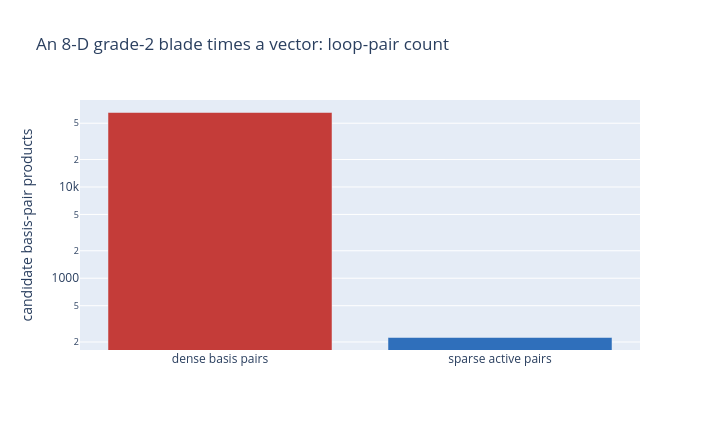

The code cell stored with this chart in its notebook:
### Markdown cell above
## How Choices Influence Later Algorithms

The rest of Part III depends on the choices introduced here. Chapter 19 benefits from the bit-mask view because products of basis blades become Boolean-looking operations plus metric factors. Chapter 20 benefits from a linear coordinate view because many operations distribute over sums. Chapter 21 needs access to coordinates and grades because nonlinear operations such as meet, join, inverse, and factorization are not just matrix multiplication. Chapter 22 specializes the structure so applications can keep the geometric language without paying an unnecessary generality tax.

The small cost model below compares two multiplication loops in an 8-dimensional Euclidean algebra. A dense loop touches all possible basis-blade pairs. A sparse loop touches only active terms. For a random grade-2 blade multiplied by a vector, the sparse pair count is tiny compared with the dense pair count. That does not mean sparse is always faster in real software; memory layout, branch prediction, specialization, and generated code matter. It does show why representation should be chosen with the expected algorithm in mind.

### Code cell
ga8 = OrthonormalAlgebra(tuple([1] * 8))
vectors8 = rng.normal(size=(2, 8))
blade8 = ga8.sparse_to_dense(wedge_vectors(vectors8))
vector8 = ga8.vector(rng.normal(size=8))
product_profile = operation_profile(ga8, blade8, vector8)

policy_rows = [
    {
        "situation": "small fixed algebra with many mixed-grade operations",
        "likely_representation": "specialized dense coordinates",
    },
    {
        "situation": "structured blades or versors with few active terms",
        "likely_representation": "sparse coordinates or generated sparse kernels",
    },
    {
        "situation": "high-dimensional blades manipulated as spans",
        "likely_representation": "factored blade representation",
    },
    {
        "situation": "formula derivation and code generation",
        "likely_representation": "symbolic bootstrap, numeric runtime",
    },
    {
        "situation": "checking small Clifford algebra products",
        "likely_representation": "matrix representation as an oracle",
    },
]
with ARTIFACTS["representation_policy_json"].open("w", encoding="utf-8") as handle:
    json.dump(policy_rows, handle, indent=2)

fig_costs = go.Figure(
    data=[
        go.Bar(
            x=["dense basis pairs", "sparse active pairs"],
            y=[product_profile["dense_basis_pairs"], product_profile["sparse_basis_pairs"]],
            marker={"color": [COLORS["red"], COLORS["blue"]]},
        )
    ]
)
fig_costs.update_layout(
    title="An 8-D grade-2 blade times a vector: loop-pair count",
    width=720,
    height=430,
    yaxis={"title": "candidate basis-pair products", "type": "log"},
)
fig_costs.write_html(ARTIFACTS["algorithm_costs_html"], include_plotlyjs="cdn")

print(product_profile)
assert product_profile["sparse_basis_pairs"] < product_profile["dense_basis_pairs"] / 100
fig_costs

### Figure 1 — Plotly figure (JSON) as saved in the notebook; plotly's stock layout.template omitted (floating-point values rounded to 4 significant figures)
{"data": [{"marker": {"color": ["#c43c39", "#2f6fbb"]}, "type": "bar", "x": ["dense basis pairs", "sparse active pairs"], "y": [65536, 224]}], "layout": {"height": 430, "title": {"text": "An 8-D grade-2 blade times a vector: loop-pair count"}, "width": 720, "yaxis": {"title": {"text": "candidate basis-pair products"}, "type": "log"}}}
